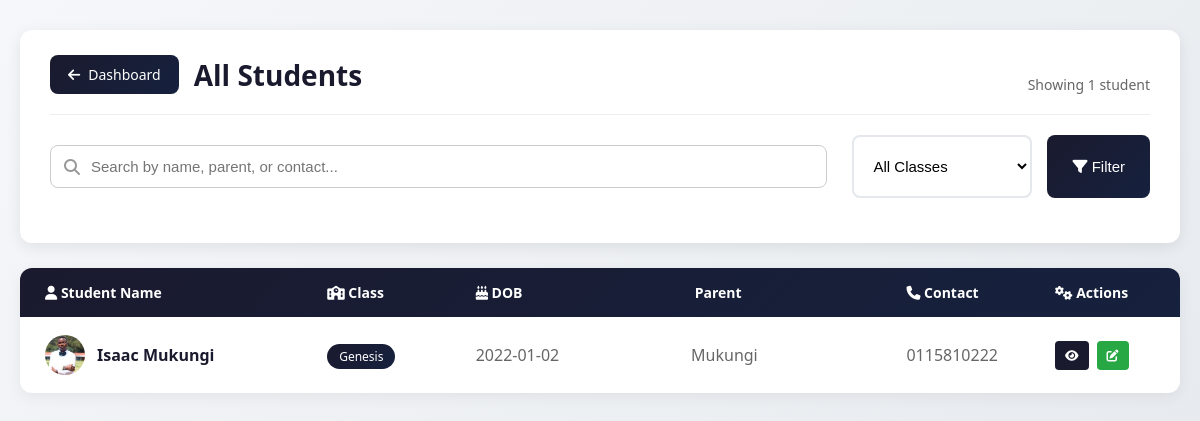
The page /all_students (signed in) on the database as committed earlier.
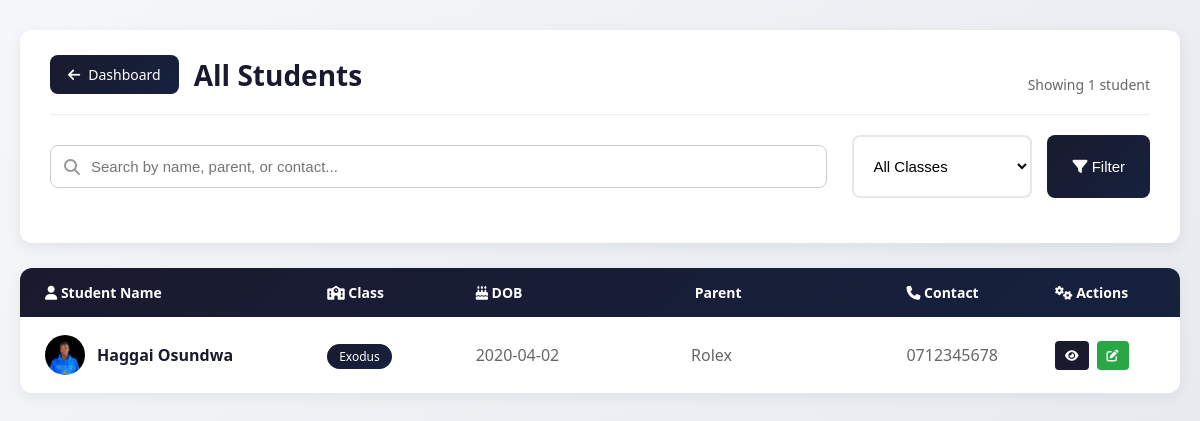
The same page on the database as committed later.
### app.py (models this page shows)
class Student(db.Model):
    id = db.Column(db.Integer, primary_key=True)
    name = db.Column(db.String(100), nullable=False)
    dob = db.Column(db.String(20), nullable=False)
    parent = db.Column(db.String(100))
    contact = db.Column(db.String(50))
    student_class = db.Column(db.String(50))
    status = db.Column(db.String(10), default="active")
    deletion_requested = db.Column(db.Boolean, default=False)
    profile_image = db.Column(db.String(200))  # Store image filename
    family_id = db.Column(db.String(50))  # For grouping family members

### app.py (the view, shortened to what this page needs)
@app.route("/all_students")
def all_students():
    if "user" not in session:
        flash("You must be logged in to view this page.", "error")
        return redirect(url_for("home"))
    selected_class = request.args.get("class_name")
    search_query = request.args.get("search", "").strip()
    class_list = ['Genesis', 'Exodus', 'Psalms', 'Proverbs', 'Revelation', 'High Schoolers']
    query = Student.query.filter(Student.status == "active", Student.profile_image != None)
    if selected_class:
        query = query.filter_by(student_class=selected_class)
    students = query.order_by(Student.name).all()
    return render_template("all_students.html", students=students, selected_class=selected_class, class_list=class_list, search_query=search_query)

### app.py (called while the page is built)
@app.context_processor
def inject_now():
    return {'now': datetime.now}

@app.context_processor
def utility_functions():
    def attendance_present(student_id, sunday):
        record = Attendance.query.filter_by(student_id=student_id, date=sunday).first()
        return record.present if record else False
    return dict(attendance_present=attendance_present)

### templates/all_students.html (shortened to what this page needs)
<!DOCTYPE html>
<html lang="en">
<head>
    <link rel="stylesheet" href="{{ url_for('static', filename='css/styles.css') }}">
    <link rel="stylesheet" href="https://cdnjs.cloudflare.com/ajax/libs/font-awesome/6.5.0/css/all.min.css">
</head>
<body>
<div class="page-container">
    <div class="header-card">
        <div class="header-top">
            <div class="header-left">
                <a href="{{ url_for('dashboard') }}" class="btn-back">
                    <i class="fas fa-arrow-left"></i> Dashboard
                </a>
                <h1 class="page-title">
                    All Students
                </h1>
            </div>
            <div class="results-count">
                Showing {{ students|length }} student{{ '' if students|length == 1 else 's' }}
            </div>
        </div>
        <form method="get" action="{{ url_for('all_students') }}" class="search-filter-row">
            <div class="search-box">
                <i class="fas fa-search"></i>
                <input type="text"
                       name="search"
                       id="searchInput"
                       placeholder="Search by name, parent, or contact..."
                       value="{{ search_query or '' }}">
            </div>
            <select name="class_name" class="filter-select">
                <option value="">All Classes</option>
            </select>
            <button type="submit" class="btn-filter">
                <i class="fas fa-filter"></i> Filter
            </button>
        </form>
    </div>
    {% if students %}
    <div class="students-list" id="studentsList">
        <div class="students-list-header">
            <div><i class="fas fa-user"></i> Student Name</div>
            <div><i class="fas fa-school"></i> Class</div>
            <div><i class="fas fa-birthday-cake"></i> DOB</div>
            <div> Parent</div>
            <div><i class="fas fa-phone"></i> Contact</div>
            <div><i class="fas fa-cogs"></i> Actions</div>
        </div>
        {% for student in students %}
        <div class="student-row" data-name="{{ student.name.lower() }}" data-parent="{{ (student.parent or '').lower() }}" data-contact="{{ (student.contact or '').lower() }}">
            <div style="display: flex; align-items: center; gap: 12px;">
                {% if student.profile_image %}
                    <img src="{{ url_for('static', filename='uploads/profiles/' + student.profile_image) }}"
                         alt="{{ student.name }}" style="width: 40px; height: 40px; border-radius: 50%; object-fit: cover;">
                {% else %}
                    <div style="width: 40px; height: 40px; border-radius: 50%; background: #1a1a2e; display: flex; align-items: center; justify-content: center; color: white;">
                        <i class="fas fa-user"></i>
                    </div>
                {% endif %}
                <span style="font-weight: 600; color: #1a1a2e;">{{ student.name }}</span>
            </div>
            <div><span class="class-badge">{{ student.student_class }}</span></div>
            <div style="color: #666;">{{ student.dob }}</div>
            <div style="color: #666;">{{ student.parent or '-' }}</div>
            <div style="color: #666;">{{ student.contact or '-' }}</div>
            <div style="display: flex; gap: 8px;">
                <a href="{{ url_for('student_detail', student_id=student.id) }}" style="padding: 6px 10px; background: #1a1a2e; color: white; border-radius: 4px; text-decoration: none; font-size: 12px;">
                    <i class="fas fa-eye"></i>
                </a>
                {% if session['role'] == 'admin' %}
                <a href="{{ url_for('edit_student', student_id=student.id) }}" style="padding: 6px 10px; background: #28a745; color: white; border-radius: 4px; text-decoration: none; font-size: 12px;">
                    <i class="fas fa-edit"></i>
                </a>
                {% endif %}
            </div>
        </div>
        {% endfor %}
    </div>
    {% endif %}
</div>
</body>
</html>

### static/css/styles.css (style rules this page uses)
body { font-family: 'Segoe UI', sans-serif; margin: 0; padding: 0; background-color: #f8f8f8; color: #212121; }
input[type="text"], input[type="password"], input[type="date"] { width: 100%; padding: 10px; margin: 10px 0; border: 1px solid #ccc !important; border-radius: 5px; font-weight: normal !important; outline: none !important; transition: border 0.2s ease; }
form { margin-bottom: 20px; }
form select { padding: 5px 10px; margin-left: 10px; border-radius: 5px; border: 1px solid #ccc; }
.students-list { width: 100%; overflow-x: auto; }
.students-list-header, .student-row { min-width: 700px; }

### templates/all_students.html (style rules this page uses)
body { background: linear-gradient(135deg, #f5f7fa 0%, #e4e8ec 100%); font-family: 'Segoe UI', system-ui, sans-serif; margin: 0; padding: 0; min-height: 100vh; }
.page-container { max-width: 1200px; margin: 0 auto; padding: 30px 20px; }
.header-card { background: white; border-radius: 12px; padding: 25px 30px; box-shadow: 0 4px 15px rgba(0,0,0,0.08); margin-bottom: 25px; }
.header-top { display: flex; justify-content: space-between; align-items: center; flex-wrap: wrap; gap: 20px; }
.header-left { display: flex; align-items: center; gap: 15px; }
.btn-back { background: linear-gradient(135deg, #1a1a2e, #16213e); color: white; text-decoration: none; padding: 10px 18px; border-radius: 8px; font-size: 14px; display: flex; align-items: center; gap: 8px; transition: transform 0.2s, box-shadow 0.2s; }
.page-title { font-size: 28px; color: #1a1a2e; margin: 0; font-weight: 600; }
.search-filter-row { display: flex; gap: 15px; flex-wrap: wrap; margin-top: 20px; padding-top: 20px; border-top: 1px solid #eee; }
.search-box { flex: 1; min-width: 250px; position: relative; }
.search-box input { width: 100%; padding: 12px 15px 12px 40px; border: 2px solid #e4e8ec; border-radius: 8px; font-size: 15px; transition: border-color 0.2s; box-sizing: border-box; }
.search-box i { position: absolute; left: 14px; top: 50%; transform: translateY(-50%); color: #999; }
.filter-select { padding: 12px 15px; border: 2px solid #e4e8ec; border-radius: 8px; font-size: 15px; min-width: 180px; cursor: pointer; background: white; }
.btn-filter { background: linear-gradient(135deg, #1a1a2e, #16213e); color: white; border: none; padding: 12px 25px; border-radius: 8px; font-size: 15px; cursor: pointer; font-weight: 500; }
.students-list { background: white; border-radius: 12px; overflow: hidden; box-shadow: 0 4px 15px rgba(0,0,0,0.06); }
.students-list-header { display: grid; grid-template-columns: 2fr 1fr 1.5fr 1.5fr 1fr 100px; gap: 15px; padding: 15px 25px; background: linear-gradient(135deg, #1a1a2e, #16213e); color: white; font-weight: 600; font-size: 14px; }
.student-row { display: grid; grid-template-columns: 2fr 1fr 1.5fr 1.5fr 1fr 100px; gap: 15px; padding: 18px 25px; align-items: center; border-bottom: 1px solid #f0f0f0; transition: background 0.2s; }
.student-row:last-child { border-bottom: none; }
.class-badge { background: linear-gradient(135deg, #1a1a2e, #16213e); color: white; padding: 4px 12px; border-radius: 20px; font-size: 12px; font-weight: 500; }
.results-count { color: #666; font-size: 14px; margin-top: 20px; }

Rows that differ between the two databases and show on the page:
no longer on this page (row edited): Student: profile_image (picture), name "Isaac Mukungi", student_class "Genesis", dob "2022-01-02", parent "Mukungi", contact "0115810222"
added Student: profile_image (picture), name "Haggai Osundwa", student_class "Exodus", dob "2020-04-02", parent "Rolex", contact "0712345678"
